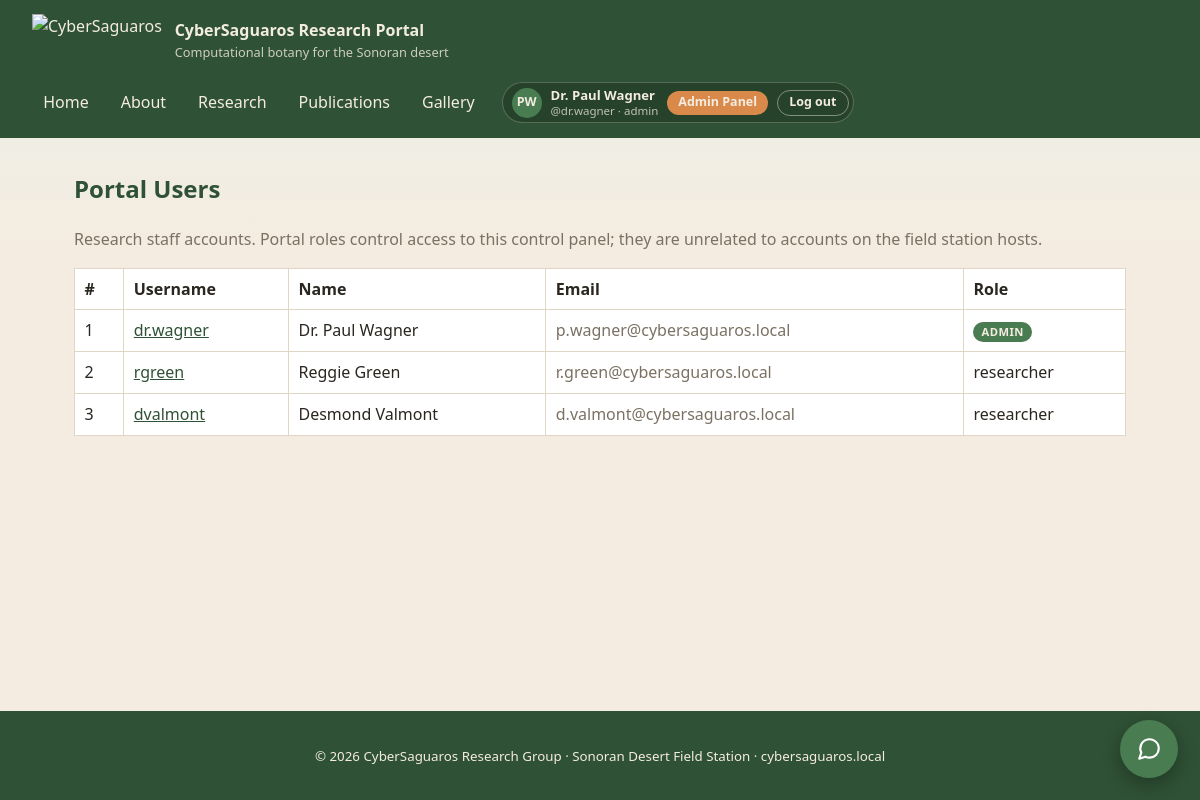
The page /admin/users.php (signed in) on the database its author committed.
### tables this page shows
CREATE TABLE IF NOT EXISTS users (
  id            INT AUTO_INCREMENT PRIMARY KEY,
  username      VARCHAR(64)  NOT NULL UNIQUE,
  password_hash VARCHAR(255) NOT NULL,
  display_name  VARCHAR(128) NOT NULL,
  email         VARCHAR(128) NOT NULL,
  role          VARCHAR(32)  NOT NULL DEFAULT 'researcher'   
);

### public/admin/users.php (the view, shortened to what this page needs)
<?php
require_once __DIR__ . '/../../includes/layout.php';
$rows = $pdo->query(
    'SELECT id, username, display_name, email, role FROM users ORDER BY id'
)->fetchAll();
render_header('Portal Users', '');
?>
<section>
  <h1>Portal Users</h1>
  <p class="muted">Research staff accounts. Portal roles control access to this
     control panel; they are unrelated to accounts on the field station hosts.</p>
  <table class="data">
    <thead><tr><th>#</th><th>Username</th><th>Name</th><th>Email</th><th>Role</th></tr></thead>
    <tbody>
    <?php foreach ($rows as $r): ?>
      <tr>
        <td><?= (int)$r['id'] ?></td>
        <td><a href="/author.php?u=<?= urlencode($r['username']) ?>">
            <?= htmlspecialchars($r['username']) ?></a></td>
        <td><?= htmlspecialchars($r['display_name']) ?></td>
        <td class="muted"><?= htmlspecialchars($r['email']) ?></td>
        <td>
          <?php if ($r['role'] === 'admin'): ?>
            <span class="badge role">admin</span>
          <?php else: ?>
            <?= htmlspecialchars($r['role']) ?>
          <?php endif; ?>
        </td>
      </tr>
    <?php endforeach; ?>
    </tbody>
  </table>
</section>
<?php render_footer(); ?>

### includes/layout.php (shortened to what this page needs)
<?php
function initials(string $name): string {
    $parts = preg_split('/\s+/', trim($name)) ?: [];
    $parts = array_values(array_filter($parts, static function ($p) {
        return $p !== '' && !preg_match('/^(dr|mr|ms|mrs|prof)\.?$/i', $p);
    }));
    $first = isset($parts[0][0]) ? $parts[0][0] : '?';
    $last  = count($parts) > 1 ? $parts[count($parts) - 1][0] : '';
    return strtoupper($first . $last);
}
function render_userchip(?array $me, ?array $admin): void {
    $sub = '@' . $me['username'] . ($admin ? ' · admin' : '');
    echo '<div class="userchip">'
       . '<span class="avatar">' . htmlspecialchars(initials((string) $me['display_name'])) . '</span>'
       . '<span class="who"><b>' . htmlspecialchars((string) $me['display_name']) . '</b>'
       . '<span>' . htmlspecialchars($sub) . '</span></span>';
    if ($admin) {
        echo '<a class="chip-btn admin" href="/admin/">Admin Panel</a>';
    }
    echo '<a class="chip-btn ghost" href="/logout.php">Log out</a></div>';
}
function render_header(string $title, string $active = ''): void {
    $me    = current_researcher();
    $admin = admin_identity();
    $nav = [
        '/'                 => 'Home',
        '/about.php'        => 'About',
        '/research.php'     => 'Research',
        '/publications.php' => 'Publications',
        '/gallery.php'      => 'Gallery',
    ];
    echo '<!doctype html><html lang="en"><head><meta charset="utf-8">';
    echo '<link rel="stylesheet" href="/assets/style.css"></head><body>';
    $logo = file_exists(__DIR__ . '/../public/assets/logo.png')
        ? '/assets/logo.png' : '/assets/logo.svg';
    echo '<header class="site-header"><a class="brand" href="/">';
    echo '<img class="logo" src="' . $logo . '" alt="CyberSaguaros">';
    echo '<div><strong>' . APP_NAME . '</strong>';
    echo '<small>' . APP_TAGLINE . '</small></div></a>';
    echo '<div class="header-right"><nav>';
    foreach ($nav as $href => $label) {
        $cls = ($href === $active) ? ' class="active"' : '';
        echo '<a' . $cls . ' href="' . $href . '">' . $label . '</a>';
    }
    echo '</nav>';
    render_userchip($me, $admin);
    echo '</div></header><main>';
}
function render_footer(): void {
    echo '</main><footer><small>&copy; 2026 CyberSaguaros Research Group &middot; '
       . 'Sonoran Desert Field Station &middot; cybersaguaros.local</small></footer>';
    require __DIR__ . '/chatwidget.php';
    echo '</body></html>';
}

### public/assets/style.css (style rules this page uses)
:root { --sand: #f4ece0; --sand-deep: #e7dac2; --cactus: #4a7c52; --cactus-dark: #2f5135; --bloom: #d98a4b; --ink: #2a2620; --muted: #7a7163; }
* { box-sizing: border-box; }
html, body { overflow-x: hidden; }
body { margin: 0; min-height: 100vh; display: flex; flex-direction: column; font-family: "Segoe UI", system-ui, sans-serif; color: var(--ink); line-height: 1.55; background: linear-gradient(180deg, #e9f0ea 0%, var(--sand) 240px, var(--sand) 100%); }
a { color: var(--cactus-dark); }
.site-header { flex: 0 0 auto; display: flex; align-items: center; justify-content: space-between; flex-wrap: wrap; gap: 1rem; padding: .9rem 2rem; background: var(--cactus-dark); color: var(--sand); }
.site-header a { color: var(--sand); text-decoration: none; }
.brand { display: flex; align-items: center; gap: .8rem; }
.brand .logo { height: 52px; width: auto; display: block; }
.brand small { display: block; opacity: .8; font-size: .8rem; }
nav { display: flex; gap: .6rem; flex-wrap: wrap; }
nav a { padding: .35rem .7rem; border-radius: 6px; }
main { flex: 1 0 auto; width: 100%; }
section { margin: 0; }
main > section:not(.fullbleed) { max-width: 1100px; margin: 2rem auto; padding: 0 1.5rem; }
footer { flex: 0 0 auto; text-align: center; padding: 2rem; color: var(--sand); background: var(--cactus-dark); }
h1, h2, h3 { color: var(--cactus-dark); }
.muted { color: var(--muted); }
table.data { width: 100%; border-collapse: collapse; background: #fff; }
table.data th, table.data td { border: 1px solid #e0d6c6; padding: .5rem .6rem; text-align: left; }
.header-right { display: flex; align-items: center; gap: 1rem; flex-wrap: wrap; }
.userchip { display: flex; align-items: center; gap: .55rem; padding: .28rem .3rem .28rem .55rem; background: rgba(0,0,0,.18); border: 1px solid rgba(244,236,224,.25); border-radius: 999px; font-size: .82rem; line-height: 1.2; }
.userchip .avatar { width: 30px; height: 30px; border-radius: 50%; flex: 0 0 auto; background: var(--cactus); color: var(--sand); display: flex; align-items: center; justify-content: center; font-weight: 700; font-size: .78rem; }
.userchip .who { display: flex; flex-direction: column; }
.userchip .who b { font-weight: 600; }
.userchip .who span { opacity: .75; font-size: .72rem; }
.site-header .chip-btn { display: inline-block; padding: .3rem .7rem; border-radius: 999px; background: var(--cactus); color: var(--sand); font-size: .78rem; font-weight: 600; white-space: nowrap; }
.site-header .chip-btn.admin { background: var(--bloom); }
.site-header .chip-btn.ghost { background: transparent; border: 1px solid rgba(244,236,224,.45); }
.badge { display: inline-block; padding: .1rem .5rem; border-radius: 999px; font-size: .7rem; font-weight: 700; letter-spacing: .04em; text-transform: uppercase; vertical-align: middle; }
.badge.role { background: var(--cactus); color: var(--sand); }

### rows shown on the page
users: display_name "PW", display_name "Dr. Paul Wagner", username "@dr.wagner · admin", id "1", username "dr.wagner", email "p.wagner@cybersaguaros.local", role "ADMIN"
users: id "2", username "rgreen", display_name "Reggie Green", email "r.green@cybersaguaros.local", role "researcher"
users: id "3", username "dvalmont", display_name "Desmond Valmont", email "d.valmont@cybersaguaros.local", role "researcher"

### other values the page prints
APP_NAME "CyberSaguaros Research Portal"
APP_TAGLINE "Computational botany for the Sonoran desert"
$label "Home"
$label "About"
$label "Research"
$label "Publications"
$label "Gallery"
